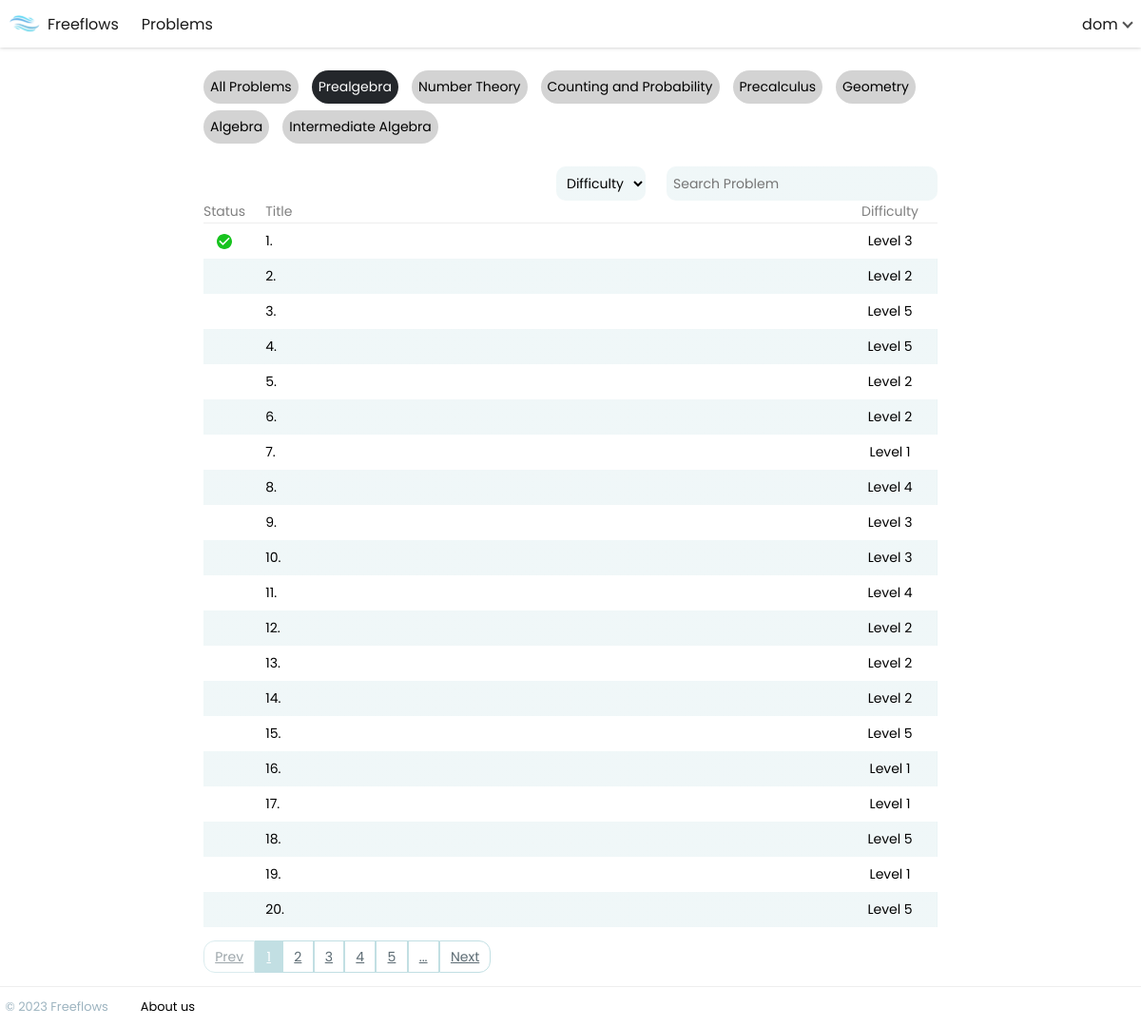
/problems/prealgebra (signed in), run on the app's committed database.
### mathtrainer/models.py (models this page shows, shortened)
class Problem(models.Model):
    class LevelChoices(models.TextChoices):
        Level_1 = 'Level 1'
        Level_2 = 'Level 2'
        Level_3 = 'Level 3'
        Level_4 = 'Level 4'
        Level_5 = 'Level 5'
    title = models.TextField(primary_key=True)
    id = models.IntegerField()
    problem = models.TextField()
    level = models.TextField(choices=LevelChoices.choices)
    type = models.TextField()
    solution = models.TextField()
    answer = models.TextField()

### mathtrainer/views.py (the view)
# urls.py: path('problems/<str:problem_type>', views.problem_set, name='problem_set'),
def problem_set(request, problem_type):
    user = request.user
    problems = Problem.objects.all().order_by('id') if problem_type == 'all' else Problem.objects.filter(
        type=problem_type).order_by('id')
    problem_filter = ProblemFilter(request.GET, queryset=problems)
    problems = problem_filter.qs
    request.session["problem_titles"] = [str(title[0]) for title in problems.values_list('title')]
    problem_set_paginator = Paginator(problems, 20)
    page = request.GET.get('page')
    if user.is_authenticated:
        user_profile = UserProfile.objects.get(user=user)
        user_history = user_profile.history
    else:
        user_history = {}
    problems = problem_set_paginator.get_page(page)
    return render(request,
                  'problem_set.html',
                  {'problems': problems, 'problem_type': problem_type, 'filter': problem_filter,
                   'user_history': user_history})

### mathtrainer/templatetags/custom_filters.py (called while the page is built)
@register.filter
def titleize(string):
    string = string.replace('-', ' ')
    string = titlecase(string)
    return string

@register.simple_tag
def page_limits(curr_page, page_limit, num_pages):
    lower_limit = curr_page // page_limit * page_limit + 1
    higher_limit = (curr_page // page_limit + 1) * page_limit + 1
    if curr_page % page_limit == 0:
        lower_limit = curr_page - page_limit + 1
        higher_limit = curr_page + 1
    higher_limit = num_pages + 1 if higher_limit > num_pages else higher_limit
    if higher_limit == lower_limit:
        higher_limit += 1
    return range(lower_limit, higher_limit)

@register.filter
def get_status(item, user_history):
    if str(item.title) in user_history.keys():
        return user_history[str(item.title)]
    else:
        return ''

@register.simple_tag(takes_context=True)
def query_transform(context, **kwargs):
    query = context['request'].GET.copy()
    for k, v in kwargs.items():
        query[k] = v
    return query.urlencode()

### mathtrainer/templates/problem_set.html (shortened to what this page needs)
{% extends 'base.html' %}
{% load static %}
{% load custom_filters %}
{% block content %}
    <div class="problem-table-container">
        <div class="filter-btn-container">
            <a class="{% if problem_type == 'all' %}active{% endif %}" href="/problems/all">All Problems</a>
            <a class="{% if problem_type == 'prealgebra' %}active{% endif %}" href="/problems/prealgebra">Prealgebra</a>
            <a class="{% if problem_type == 'number-theory' %}active{% endif %}" href="/problems/number-theory">Number
                Theory</a>
            <a class="{% if problem_type == 'counting-and-probability' %}active{% endif %}"
               href="/problems/counting-and-probability">Counting and Probability</a>
            <a class="{% if problem_type == 'precalculus' %}active{% endif %}"
               href="/problems/precalculus">Precalculus</a>
            <a class="{% if problem_type == 'geometry' %}active{% endif %}" href="/problems/geometry">Geometry</a>
            <a class="{% if problem_type == 'algebra' %}active{% endif %}" href="/problems/algebra">Algebra</a>
            <a class="{% if problem_type == 'intermediate-algebra' %}active{% endif %}"
               href="/problems/intermediate-algebra">Intermediate Algebra</a>
        </div>
        <form id="filter" method="get" action="" autocomplete="off">
            {{ filter.form }}
        </form>
        <table class="problem-table">
            <thead>
            <tr>
                <td class="status-cell">Status</td>
                <td class="title-cell">Title</td>
                <td class="difficulty-cell">Difficulty</td>
            </tr>
            </thead>
            {% for item in problems %}
                <tr>
                    <td class="status-cell">
                        {% if item|get_status:user_history == 's' %}
                            <img src="{% static 'img/check.svg' %}" alt="check" title="solved">
                        {% elif item|get_status:user_history == 'a' %}
                            <img src="{% static 'img/minus.svg' %}" alt="minus" title="attempted">
                        {% endif %}
                    </td>
                    <td class="title-cell">
                        <a href="/problem/{{ item.title }}">{{ item.id }}. {{ item.title | titleize }}</a></td>
                    <td class="difficulty-cell"> {{ item.level }}</td>
                </tr>
            {% endfor %}
        </table>
        <ul class="page-nav-container">
            <li class="{% if not problems.has_previous %}disabled{% endif %}"><a
                    href="?page={% if problems.has_previous %}{{ problems.previous_page_number }}{% endif %}">Prev</a>
            </li>
            {% page_limits problems.number 5 problems.paginator.num_pages as page_limits %}
            {% for page in page_limits %}
                <li class="{% if page == problems.number %}active{% endif %}">
                    <a href="?{% query_transform page=page %}">{{ page }}</a>
                </li>
            {% endfor %}
            {% if page_limits.0|add:5 <= problems.paginator.num_pages %}
                <li>
                    <a href="?{% query_transform page=page_limits.0|add:5 %}">...</a>
                </li>
            {% endif %}
            <li class="{% if not problems.has_next %}disabled{% endif %}"><a
                    href="?page={% if problems.has_next %}{{ problems.next_page_number }}{% endif %}">Next</a></li>
        </ul>
    </div>
{% endblock %}

### mathtrainer/templates/base.html (shortened to what this page needs)
<!DOCTYPE html>
{% load static %}
<html lang="en">
<head>
    <link
            rel="preload"
            as="style"
            href="{% static 'css/style.css' %}"
            onload="this.rel = 'stylesheet'"
    />
    <link rel="stylesheet" href="{% static 'css/mathquill.css' %}"/>
</head>
<body>
<header>
    <div class='nav-container'>
        <li class="nav-item">
            <a class='nav-link' href={% url 'home' %}>
                <img id="logo" src="{% static 'img/logo.svg' %}">
                Freeflows
        </li>
        <li class="nav-item">
            <a class='nav-link' href='/problems/all'>Problems</a>
        </li>
        {% if user.is_authenticated %}
            <li class="dropdown">
                <span class="nav-link" id="profile-dropdown-btn">
                    {{ request.user.username }}
                    <i class="arrow" id="profile-dropdown-arrow"></i>
                </span>
            </li>
        {% else %}
            <a class='nav-link' href={% url 'login' %}>Sign in</a>
        {% endif %}
    </div>
</header>
<main>
    {% block content %} {% endblock %}
</main>
<footer>
    <div class='footer-container'>
        <p>© 2023 Freeflows</p>
        <a class='nav-link' href={% url 'about' %}>About us</a>
    </div>
</footer>
</body>
</html>

### mathtrainer/static/css/style.css (style rules this page uses)
* { box-sizing: border-box; }
body { display: block; font-family: Poppins, sans-serif; overflow-x: hidden; margin: 0; }
main { display: flex; margin-left: auto; margin-right: auto; min-height: 86svh; flex-wrap: wrap; justify-content: center; }
a, a:visited, a:hover, a:active { color: inherit; }
header { display: flex; justify-content: center; height: 50px; width: 100svw; box-shadow: 0 0 4px rgba(0, 0, 0, 0.25); }
.nav-container { display: flex; align-self: center; align-items: center; padding: 0 10px; max-width: 1200px; width: 100%; height: 100%; gap: 1.5rem; }
.nav-item { display: flex; opacity: 0.9; height: 90%; align-items: center; align-self: center; text-decoration: none; }
.nav-link { display: flex; align-self: center; align-items: center; text-decoration: none; }
#logo { display: flex; padding-right: 0.5em; width: 2.5em; height: auto; }
.nav-item:nth-child(2) { margin-right: auto; }
#profile-dropdown-btn { height: 100%; cursor: pointer; gap: 0.2em; opacity: 0.9; }
#profile-dropdown-arrow { height: 0.5em; width: 0.5em; opacity: 0.75; border-width: 2px 0 0 2px; border-color: #000; border-style: solid; transform: rotate(225deg); margin: 0 0 0.1em 0.2em; }
.dropdown { user-select: none; position: relative; display: inline-block; height: 100%; }
footer { display: flex; justify-content: center; width: 100svw; }
footer > .footer-container { margin: auto; gap: 2em; width: 100%; max-width: 1200px; height: 3em; border-top: 1px solid #eeeeee; }
.footer-container > p { color: #9db4c0; }
footer * { display: flex; margin: auto 0; width: fit-content; align-self: center; padding: 0.2em; text-decoration: none; font-size: 0.9em; }
.problem-table-container { margin: 0 auto; font-size: 14px; width: 100%; max-width: 800px; overflow-x: hidden; }
.filter-btn-container { display: flex; margin: 3vh auto; width: 100%; flex-direction: row; flex-wrap: wrap; gap: 0.5em 1em; padding: 0 1em; overflow: revert; }
.filter-btn-container > a { white-space: nowrap; text-decoration: none; width: fit-content; padding: 0.5em; border-radius: 2em; background-color: lightgray; }
.filter-btn-container > a.active { background-color: #24272b; color: white; }
.problem-table-container > form * { display: flex; font: inherit; margin-left: 1px; padding: 0.5em; border-radius: 10px; border: 0; background: #c2dfe3 linear-gradient(rgba(255, 255, 255, 0.75), rgba(255, 255, 255, 0.75)); }
.problem-table-container > .problem-table { border-collapse: collapse; margin: 0 1em; }
.problem-table > thead { color: grey; border-bottom: 1px solid #eeeeee; }
.problem-table > tbody > tr { line-height: 2.5em; }
tr:nth-child(even) { background: #c2dfe3 linear-gradient(rgba(255, 255, 255, 0.75), rgba(255, 255, 255, 0.75)); }
tr > .status-cell, tr > .difficulty-cell { width: 1%; height: auto; white-space: nowrap; padding: 1px 20px 1px 0; text-align: center; }
.status-cell > img { width: 35%; height: auto; vertical-align: middle; }
.title-cell a { text-decoration: none; }
.page-nav-container { display: flex; list-style: none; padding: 0 1em; }
.page-nav-container > li { display: inline-flex; width: fit-content; white-space: nowrap; color: #5C6B73; cursor: pointer; border: 1px solid #C2DFE3; }
.page-nav-container > li > a { padding: 0.4em 0.8em; }
.page-nav-container > li.active { color: white; background-color: #C2DFE3; }
.page-nav-container > li.disabled { pointer-events: none; opacity: 0.6; }
.page-nav-container > li:first-child { border-radius: 12px 0 0 12px; }
.page-nav-container > li:last-child { border-radius: 0 12px 12px 0; }

### data on the page
Problem: id "1", level "Level 3"
Problem: id "2", level "Level 2"
Problem: id "3", level "Level 5"
Problem: id "4", level "Level 5"
Problem: id "5", level "Level 2"
Problem: id "6", level "Level 2"
Problem: id "7", level "Level 1"
Problem: id "8", level "Level 4"
Problem: id "9", level "Level 3"
Problem: id "10", level "Level 3"
Problem: id "11", level "Level 4"
Problem: id "12", level "Level 2"
Problem: id "13", level "Level 2"
Problem: id "14", level "Level 2"
Problem: id "15", level "Level 5"
Problem: id "16", level "Level 1"
Problem: id "17", level "Level 1"
Problem: id "18", level "Level 5"
Problem: id "19", level "Level 1"
Problem: id "20", level "Level 5"

### other printed values
{{ request.user.username }} "dom"
{{ page }} "1" "2" "3" "4" "5"
